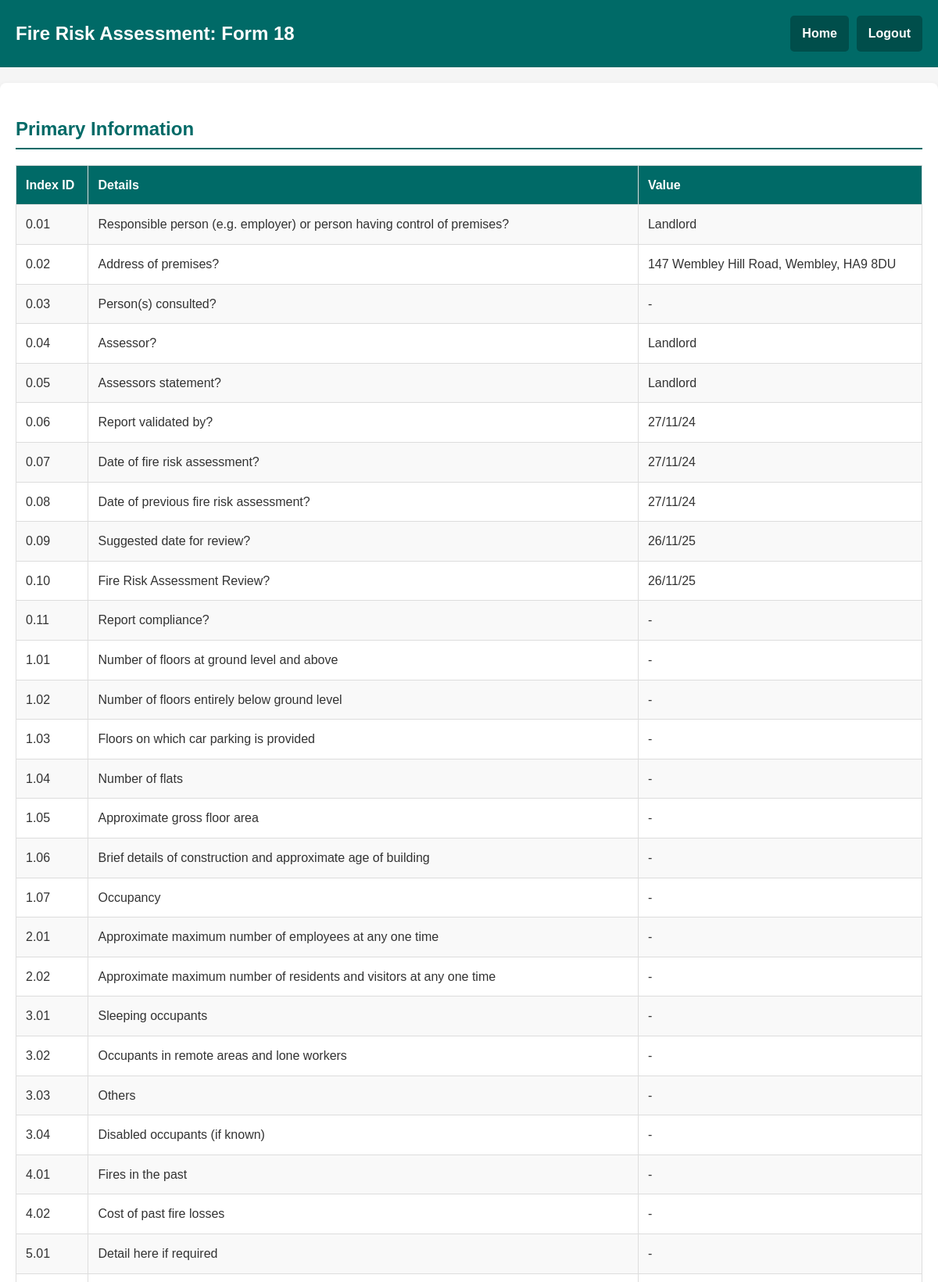
The page /form/18/view (signed in, upper part) on the database its author committed.
### POC2/app.py (models this page shows)
class PrimaryAnswer(db.Model):
    id = db.Column(db.Integer, primary_key=True)
    form_id = db.Column(db.String(50), db.ForeignKey('form.form_id'), nullable=False)
    question_id = db.Column(db.String(10), nullable=False)
    question = db.Column(db.Text, nullable=False)
    answer = db.Column(db.Text, nullable=False)

### POC2/app.py (the view)
@app.route('/form/<form_id>/view')
@login_required
def view_form(form_id):
    primary_answers = PrimaryAnswer.query.filter_by(form_id=form_id).all()
    answers = Answer.query.filter_by(form_id=form_id).all()
    image_folder = os.path.join('uploads', form_id)
    cover_image_folder = os.path.join('uploads', form_id, 'cover_image')
    image_folder = image_folder.replace(os.sep, '/')
    cover_image_folder = cover_image_folder.replace(os.sep, '/')
    uploaded_images = [
        os.path.join(form_id, file).replace(os.sep, '/')  # Use forward slashes
        for file in os.listdir(image_folder)
        if file.lower().endswith(('.png', '.jpg', '.jpeg', '.bmp', '.gif'))
    ]
    cover_image = None
    if os.path.exists(cover_image_folder):
        cover_image_files = [
            file for file in os.listdir(cover_image_folder)
            if file.lower().endswith(('.png', '.jpg', '.jpeg', '.bmp', '.gif'))
        ]
        if cover_image_files:
            cover_image = os.path.join(form_id, 'cover_image', cover_image_files[0]).replace(os.sep, '/')
    return render_template(
        'view_form.html',
        form_id=form_id,
        primary_answers=primary_answers,
        answers=answers,
        current_date=datetime.now().strftime("%Y-%m-%d"),
        uploaded_images=uploaded_images,  # Pass the list of image paths
        cover_image=cover_image         # Pass the cover image path
    )

### POC2/app.py (called while the page is built)
def login_required(f):
    @wraps(f)
    def decorated_function(*args, **kwargs):
        if 'user_id' not in session:
            return redirect(url_for('login'))
        return f(*args, **kwargs)
    return decorated_function

### POC2/templates/view_form.html (shortened to what this page needs)
<!DOCTYPE html>
<html lang="en">
<head>
</head>
<body>
    <header>
        <div>Fire Risk Assessment: Form {{ form_id }}</div>
        <div class="nav-buttons">
            <a href="{{ url_for('index') }}">Home</a>
            <a href="{{ url_for('logout') }}">Logout</a>
        </div>
    </header>
    <div class="container">
        <h2>Primary Information</h2>
        <table>
            <tr>
                <th>Index ID</th>
                <th>Details</th>
                <th>Value</th>
            </tr>
            {% for primary_answer in primary_answers %}
            <tr>
                <td>{{ primary_answer.question_id }}</td>
                <td>{{ primary_answer.question }}</td>
                <td>{{ primary_answer.answer }}</td>
            </tr>
            {% endfor %}
        </table>
    </div>
</body>
</html>

### POC2/templates/view_form.html (style rules this page uses)
:root { --dark-text: #333333; --accent-color: #006A67; --light-background: #f5f5f5; --light-hover: #e1e1e1; --light-yellow: #FFF4B7; }
body { font-family: Arial, sans-serif; line-height: 1.6; margin: 0; padding: 0; background-color: var(--light-background); color: var(--dark-text); }
header { background-color: var(--accent-color); color: white; padding: 20px; text-align: center; font-size: 24px; font-weight: bold; display: flex; justify-content: space-between; align-items: center; }
header .nav-buttons { display: flex; gap: 10px; }
header .nav-buttons a { color: white; text-decoration: none; font-size: 16px; padding: 10px 15px; background-color: #004e4b; border-radius: 5px; transition: background-color 0.3s ease; }
.container { max-width: 1200px; margin: 20px auto; padding: 20px; background: white; box-shadow: 0 4px 8px rgba(0, 0, 0, 0.1); border-radius: 8px; }
h2 { color: var(--accent-color); border-bottom: 2px solid var(--accent-color); padding-bottom: 5px; margin-bottom: 20px; }
table { width: 100%; border-collapse: collapse; margin: 20px 0; }
table th, table td { text-align: left; padding: 12px; border: 1px solid #ddd; }
table th { background-color: var(--accent-color); color: white; }
table tr:nth-child(even) { background-color: #f9f9f9; }

### rows shown on the page
PrimaryAnswer: question_id "0.01", question "Responsible person (e.g. employer) or person having control of premises?", answer "Landlord"
PrimaryAnswer: question_id "0.02", question "Address of premises?", answer "147 Wembley Hill Road, Wembley, HA9 8DU"
PrimaryAnswer: question_id "0.03", question "Person(s) consulted?", answer "-"
PrimaryAnswer: question_id "0.04", question "Assessor?", answer "Landlord"
PrimaryAnswer: question_id "0.05", question "Assessors statement?", answer "Landlord"
PrimaryAnswer: question_id "0.06", question "Report validated by?", answer "27/11/24"
PrimaryAnswer: question_id "0.07", question "Date of fire risk assessment?", answer "27/11/24"
PrimaryAnswer: question_id "0.08", question "Date of previous fire risk assessment?", answer "27/11/24"
PrimaryAnswer: question_id "0.09", question "Suggested date for review?", answer "26/11/25"
PrimaryAnswer: question_id "0.10", question "Fire Risk Assessment Review?", answer "26/11/25"
PrimaryAnswer: question_id "0.11", question "Report compliance?", answer "-"
PrimaryAnswer: question_id "1.01", question "Number of floors at ground level and above", answer "-"
PrimaryAnswer: question_id "1.02", question "Number of floors entirely below ground level", answer "-"
PrimaryAnswer: question_id "1.03", question "Floors on which car parking is provided", answer "-"
PrimaryAnswer: question_id "1.04", question "Number of flats", answer "-"
PrimaryAnswer: question_id "1.05", question "Approximate gross floor area", answer "-"
PrimaryAnswer: question_id "1.06", question "Brief details of construction and approximate age of building", answer "-"
PrimaryAnswer: question_id "1.07", question "Occupancy", answer "-"
PrimaryAnswer: question_id "2.01", question "Approximate maximum number of employees at any one time", answer "-"
PrimaryAnswer: question_id "2.02", question "Approximate maximum number of residents and visitors at any one time", answer "-"
PrimaryAnswer: question_id "3.01", question "Sleeping occupants", answer "-"
PrimaryAnswer: question_id "3.02", question "Occupants in remote areas and lone workers", answer "-"
PrimaryAnswer: question_id "3.03", question "Others", answer "-"
PrimaryAnswer: question_id "3.04", question "Disabled occupants (if known)", answer "-"
PrimaryAnswer: question_id "4.01", question "Fires in the past", answer "-"
PrimaryAnswer: question_id "4.02", question "Cost of past fire losses", answer "-"
PrimaryAnswer: question_id "5.01", question "Detail here if required", answer "-"
